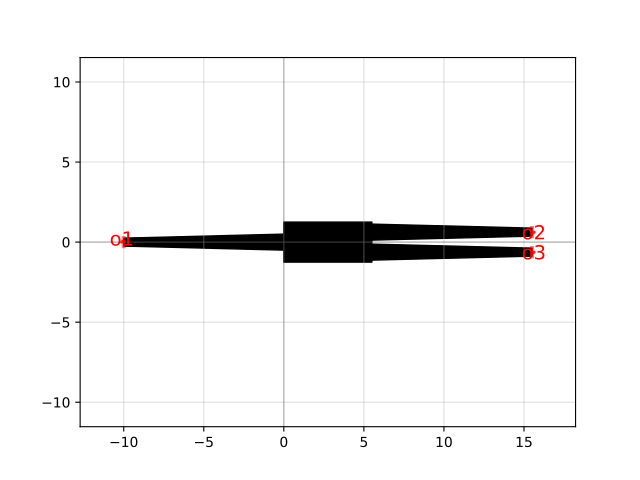

Generate this figure with Python:
import gdsfactory as gf

c = gf.components.mmi1x2(width=0.5, width_taper=1.0, length_taper=10.0, length_mmi=5.5, width_mmi=2.5, gap_mmi=0.25, with_bbox=True, cross_section='strip')
c.plot()
